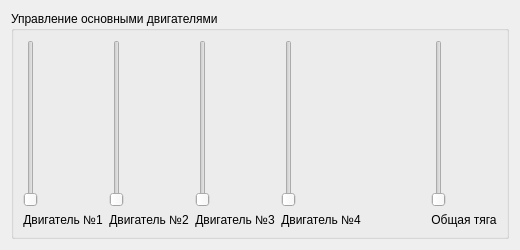
<?xml version="1.0" encoding="UTF-8"?>
<ui version="4.0">
 <class>Form</class>
 <widget class="QWidget" name="Form">
  <property name="geometry">
   <rect>
    <x>0</x>
    <y>0</y>
    <width>520</width>
    <height>250</height>
   </rect>
  </property>
  <property name="maximumSize">
   <size>
    <width>520</width>
    <height>250</height>
   </size>
  </property>
  <property name="windowTitle">
   <string>Управление основными двигателями</string>
  </property>
  <layout class="QVBoxLayout" name="verticalLayout_8">
   <item>
    <widget class="QGroupBox" name="groupBox">
     <property name="title">
      <string>Управление основными двигателями</string>
     </property>
     <layout class="QHBoxLayout" name="horizontalLayout_2">
      <item>
       <layout class="QHBoxLayout" name="horizontalLayout">
        <item>
         <layout class="QVBoxLayout" name="verticalLayout">
          <item alignment="">
           <widget class="QSlider" name="verticalSlider">
            <property name="minimumSize">
             <size>
              <width>0</width>
              <height>100</height>
             </size>
            </property>
            <property name="orientation">
             <enum>Qt::Orientation::Vertical</enum>
            </property>
           </widget>
          </item>
          <item>
           <widget class="QLabel" name="label">
            <property name="text">
             <string>Двигатель №1</string>
            </property>
            <property name="alignment">
             <set>Qt::AlignmentFlag::AlignCenter</set>
            </property>
           </widget>
          </item>
         </layout>
        </item>
        <item>
         <layout class="QVBoxLayout" name="verticalLayout_2">
          <item alignment="">
           <widget class="QSlider" name="verticalSlider_2">
            <property name="minimumSize">
             <size>
              <width>0</width>
              <height>100</height>
             </size>
            </property>
            <property name="orientation">
             <enum>Qt::Orientation::Vertical</enum>
            </property>
           </widget>
          </item>
          <item>
           <widget class="QLabel" name="label_2">
            <property name="text">
             <string>Двигатель №2</string>
            </property>
            <property name="alignment">
             <set>Qt::AlignmentFlag::AlignCenter</set>
            </property>
           </widget>
          </item>
         </layout>
        </item>
        <item>
         <layout class="QVBoxLayout" name="verticalLayout_3">
          <item alignment="">
           <widget class="QSlider" name="verticalSlider_3">
            <property name="minimumSize">
             <size>
              <width>0</width>
              <height>100</height>
             </size>
            </property>
            <property name="orientation">
             <enum>Qt::Orientation::Vertical</enum>
            </property>
           </widget>
          </item>
          <item>
           <widget class="QLabel" name="label_3">
            <property name="text">
             <string>Двигатель №3</string>
            </property>
            <property name="alignment">
             <set>Qt::AlignmentFlag::AlignCenter</set>
            </property>
           </widget>
          </item>
         </layout>
        </item>
        <item>
         <layout class="QVBoxLayout" name="verticalLayout_4">
          <item alignment="">
           <widget class="QSlider" name="verticalSlider_4">
            <property name="minimumSize">
             <size>
              <width>0</width>
              <height>100</height>
             </size>
            </property>
            <property name="orientation">
             <enum>Qt::Orientation::Vertical</enum>
            </property>
           </widget>
          </item>
          <item>
           <widget class="QLabel" name="label_4">
            <property name="text">
             <string>Двигатель №4</string>
            </property>
            <property name="alignment">
             <set>Qt::AlignmentFlag::AlignCenter</set>
            </property>
           </widget>
          </item>
         </layout>
        </item>
        <item>
         <spacer name="horizontalSpacer">
          <property name="orientation">
           <enum>Qt::Orientation::Horizontal</enum>
          </property>
          <property name="sizeHint" stdset="0">
           <size>
            <width>40</width>
            <height>20</height>
           </size>
          </property>
         </spacer>
        </item>
        <item>
         <layout class="QVBoxLayout" name="verticalLayout_6">
          <item alignment="">
           <widget class="QSlider" name="verticalSlider_5">
            <property name="minimumSize">
             <size>
              <width>0</width>
              <height>100</height>
             </size>
            </property>
            <property name="orientation">
             <enum>Qt::Orientation::Vertical</enum>
            </property>
           </widget>
          </item>
          <item>
           <widget class="QLabel" name="label_5">
            <property name="text">
             <string>Общая тяга</string>
            </property>
            <property name="alignment">
             <set>Qt::AlignmentFlag::AlignCenter</set>
            </property>
           </widget>
          </item>
         </layout>
        </item>
       </layout>
      </item>
     </layout>
    </widget>
   </item>
  </layout>
 </widget>
 <resources/>
 <connections/>
</ui>
